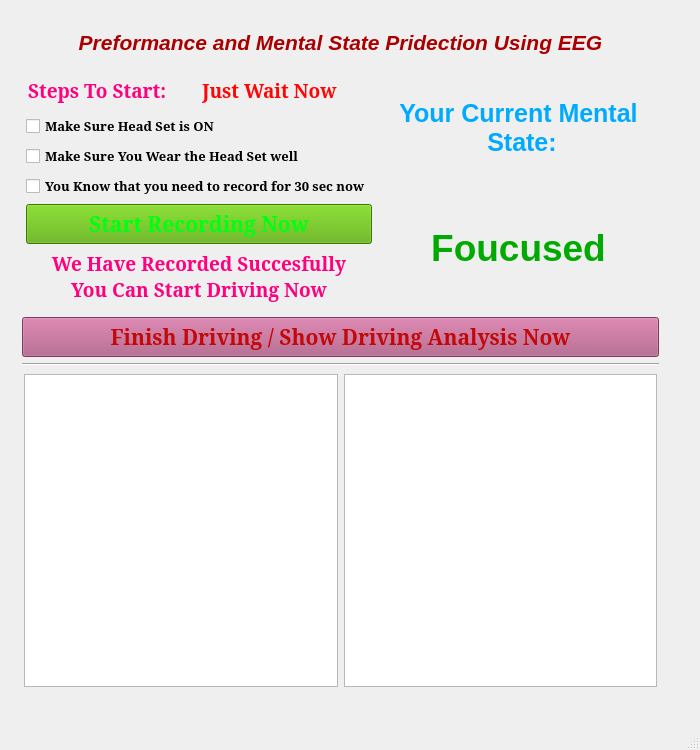
<?xml version="1.0" encoding="UTF-8"?>
<ui version="4.0">
 <class>MainWindow</class>
 <widget class="QMainWindow" name="MainWindow">
  <property name="geometry">
   <rect>
    <x>0</x>
    <y>0</y>
    <width>700</width>
    <height>750</height>
   </rect>
  </property>
  <property name="minimumSize">
   <size>
    <width>700</width>
    <height>750</height>
   </size>
  </property>
  <property name="maximumSize">
   <size>
    <width>700</width>
    <height>753</height>
   </size>
  </property>
  <property name="font">
   <font>
    <family>MS Serif</family>
    <pointsize>14</pointsize>
    <weight>75</weight>
    <bold>true</bold>
   </font>
  </property>
  <property name="windowTitle">
   <string>MainWindow</string>
  </property>
  <widget class="QWidget" name="centralwidget">
   <property name="minimumSize">
    <size>
     <width>700</width>
     <height>700</height>
    </size>
   </property>
   <property name="maximumSize">
    <size>
     <width>700</width>
     <height>700</height>
    </size>
   </property>
   <widget class="QWidget" name="">
    <property name="geometry">
     <rect>
      <x>10</x>
      <y>10</y>
      <width>661</width>
      <height>691</height>
     </rect>
    </property>
    <layout class="QGridLayout" name="gridLayout_5" columnstretch="0">
     <property name="leftMargin">
      <number>10</number>
     </property>
     <property name="topMargin">
      <number>10</number>
     </property>
     <property name="rightMargin">
      <number>10</number>
     </property>
     <property name="bottomMargin">
      <number>10</number>
     </property>
     <item row="0" column="0">
      <layout class="QGridLayout" name="gridLayout_3">
       <property name="leftMargin">
        <number>2</number>
       </property>
       <property name="topMargin">
        <number>2</number>
       </property>
       <property name="rightMargin">
        <number>2</number>
       </property>
       <property name="bottomMargin">
        <number>2</number>
       </property>
       <item row="0" column="0">
        <widget class="QLabel" name="The_GUI_LABLE">
         <property name="minimumSize">
          <size>
           <width>511</width>
           <height>41</height>
          </size>
         </property>
         <property name="font">
          <font>
           <family>MS Sans Serif</family>
           <pointsize>16</pointsize>
           <weight>75</weight>
           <italic>true</italic>
           <bold>true</bold>
          </font>
         </property>
         <property name="styleSheet">
          <string notr="true">color: rgb(170, 0, 0);</string>
         </property>
         <property name="text">
          <string>Preformance and Mental State Pridection Using EEG</string>
         </property>
         <property name="alignment">
          <set>Qt::AlignCenter</set>
         </property>
        </widget>
       </item>
       <item row="1" column="0">
        <layout class="QGridLayout" name="gridLayout_2">
         <property name="leftMargin">
          <number>2</number>
         </property>
         <property name="topMargin">
          <number>2</number>
         </property>
         <property name="rightMargin">
          <number>2</number>
         </property>
         <property name="bottomMargin">
          <number>2</number>
         </property>
         <item row="0" column="0">
          <layout class="QVBoxLayout" name="verticalLayout">
           <property name="leftMargin">
            <number>2</number>
           </property>
           <property name="topMargin">
            <number>2</number>
           </property>
           <property name="rightMargin">
            <number>2</number>
           </property>
           <property name="bottomMargin">
            <number>2</number>
           </property>
           <item>
            <layout class="QGridLayout" name="gridLayout">
             <property name="leftMargin">
              <number>2</number>
             </property>
             <property name="topMargin">
              <number>2</number>
             </property>
             <property name="rightMargin">
              <number>2</number>
             </property>
             <property name="bottomMargin">
              <number>2</number>
             </property>
             <item row="0" column="0">
              <widget class="QLabel" name="GUI_Steps_to_Start">
               <property name="minimumSize">
                <size>
                 <width>131</width>
                 <height>31</height>
                </size>
               </property>
               <property name="font">
                <font>
                 <family>MS Serif</family>
                 <pointsize>14</pointsize>
                 <weight>75</weight>
                 <bold>true</bold>
                </font>
               </property>
               <property name="styleSheet">
                <string notr="true">color: rgb(255, 0, 127);</string>
               </property>
               <property name="lineWidth">
                <number>0</number>
               </property>
               <property name="text">
                <string>Steps To Start:</string>
               </property>
              </widget>
             </item>
             <item row="0" column="1">
              <widget class="QLabel" name="JustWaitNow">
               <property name="minimumSize">
                <size>
                 <width>131</width>
                 <height>31</height>
                </size>
               </property>
               <property name="font">
                <font>
                 <family>MS Serif</family>
                 <pointsize>14</pointsize>
                 <weight>75</weight>
                 <bold>true</bold>
                </font>
               </property>
               <property name="styleSheet">
                <string notr="true">color: rgb(255, 6, 6);</string>
               </property>
               <property name="lineWidth">
                <number>0</number>
               </property>
               <property name="text">
                <string>Just Wait Now</string>
               </property>
              </widget>
             </item>
            </layout>
           </item>
           <item>
            <widget class="QCheckBox" name="GUI_CHECK_1">
             <property name="minimumSize">
              <size>
               <width>181</width>
               <height>17</height>
              </size>
             </property>
             <property name="font">
              <font>
               <pointsize>10</pointsize>
              </font>
             </property>
             <property name="text">
              <string>Make Sure Head Set is ON</string>
             </property>
            </widget>
           </item>
           <item>
            <widget class="QCheckBox" name="GUI_CHECK_2">
             <property name="minimumSize">
              <size>
               <width>251</width>
               <height>17</height>
              </size>
             </property>
             <property name="font">
              <font>
               <pointsize>10</pointsize>
              </font>
             </property>
             <property name="text">
              <string>Make Sure You Wear the Head Set well</string>
             </property>
            </widget>
           </item>
           <item>
            <widget class="QCheckBox" name="GUI_CHECK_3">
             <property name="minimumSize">
              <size>
               <width>251</width>
               <height>17</height>
              </size>
             </property>
             <property name="font">
              <font>
               <pointsize>10</pointsize>
              </font>
             </property>
             <property name="text">
              <string>You Know that you need to record for 30 sec now</string>
             </property>
            </widget>
           </item>
           <item>
            <widget class="QPushButton" name="StartRecordingBtn">
             <property name="minimumSize">
              <size>
               <width>306</width>
               <height>40</height>
              </size>
             </property>
             <property name="font">
              <font>
               <pointsize>16</pointsize>
               <weight>75</weight>
               <bold>true</bold>
              </font>
             </property>
             <property name="styleSheet">
              <string notr="true">background-color: rgb(85, 170, 0);
color: rgb(0, 255, 17);</string>
             </property>
             <property name="text">
              <string>Start Recording Now</string>
             </property>
            </widget>
           </item>
           <item>
            <widget class="QLabel" name="RecordingFinished">
             <property name="enabled">
              <bool>false</bool>
             </property>
             <property name="minimumSize">
              <size>
               <width>131</width>
               <height>51</height>
              </size>
             </property>
             <property name="font">
              <font>
               <family>MS Serif</family>
               <pointsize>14</pointsize>
               <weight>75</weight>
               <bold>true</bold>
              </font>
             </property>
             <property name="styleSheet">
              <string notr="true">color: rgb(255, 0, 127);</string>
             </property>
             <property name="lineWidth">
              <number>0</number>
             </property>
             <property name="text">
              <string>We Have Recorded Succesfully 
You Can Start Driving Now</string>
             </property>
             <property name="alignment">
              <set>Qt::AlignCenter</set>
             </property>
            </widget>
           </item>
          </layout>
         </item>
         <item row="0" column="1">
          <layout class="QVBoxLayout" name="verticalLayout_2">
           <item>
            <widget class="QLabel" name="NotImportantLable">
             <property name="enabled">
              <bool>false</bool>
             </property>
             <property name="minimumSize">
              <size>
               <width>251</width>
               <height>81</height>
              </size>
             </property>
             <property name="font">
              <font>
               <family>MS Sans Serif</family>
               <pointsize>19</pointsize>
               <weight>75</weight>
               <italic>false</italic>
               <bold>true</bold>
              </font>
             </property>
             <property name="styleSheet">
              <string notr="true">color: rgb(0, 170, 255);</string>
             </property>
             <property name="lineWidth">
              <number>0</number>
             </property>
             <property name="text">
              <string>Your Current Mental
 State:</string>
             </property>
             <property name="alignment">
              <set>Qt::AlignCenter</set>
             </property>
            </widget>
           </item>
           <item>
            <widget class="QLabel" name="MentalStatePart">
             <property name="enabled">
              <bool>false</bool>
             </property>
             <property name="minimumSize">
              <size>
               <width>251</width>
               <height>81</height>
              </size>
             </property>
             <property name="font">
              <font>
               <family>MS Sans Serif</family>
               <pointsize>28</pointsize>
               <weight>75</weight>
               <italic>false</italic>
               <bold>true</bold>
              </font>
             </property>
             <property name="styleSheet">
              <string notr="true">color: rgb(0, 170, 0);</string>
             </property>
             <property name="lineWidth">
              <number>0</number>
             </property>
             <property name="text">
              <string>Foucused</string>
             </property>
             <property name="alignment">
              <set>Qt::AlignCenter</set>
             </property>
            </widget>
           </item>
          </layout>
         </item>
        </layout>
       </item>
      </layout>
     </item>
     <item row="1" column="0">
      <layout class="QVBoxLayout" name="verticalLayout_3">
       <property name="leftMargin">
        <number>2</number>
       </property>
       <property name="topMargin">
        <number>2</number>
       </property>
       <property name="rightMargin">
        <number>2</number>
       </property>
       <property name="bottomMargin">
        <number>2</number>
       </property>
       <item>
        <widget class="QPushButton" name="EndDrivingBTN">
         <property name="minimumSize">
          <size>
           <width>306</width>
           <height>40</height>
          </size>
         </property>
         <property name="font">
          <font>
           <pointsize>16</pointsize>
           <weight>75</weight>
           <bold>true</bold>
          </font>
         </property>
         <property name="styleSheet">
          <string notr="true">background-color: rgb(170, 85, 127);
color: rgb(194, 8, 8);</string>
         </property>
         <property name="text">
          <string>Finish Driving / Show Driving Analysis Now</string>
         </property>
        </widget>
       </item>
       <item>
        <widget class="Line" name="line">
         <property name="orientation">
          <enum>Qt::Horizontal</enum>
         </property>
        </widget>
       </item>
       <item>
        <layout class="QGridLayout" name="gridLayout_4">
         <property name="leftMargin">
          <number>2</number>
         </property>
         <property name="topMargin">
          <number>2</number>
         </property>
         <property name="rightMargin">
          <number>2</number>
         </property>
         <property name="bottomMargin">
          <number>2</number>
         </property>
         <item row="0" column="0">
          <widget class="QGraphicsView" name="graphicsView_1">
           <property name="minimumSize">
            <size>
             <width>300</width>
             <height>300</height>
            </size>
           </property>
          </widget>
         </item>
         <item row="0" column="1">
          <widget class="QGraphicsView" name="graphicsView_2">
           <property name="minimumSize">
            <size>
             <width>300</width>
             <height>300</height>
            </size>
           </property>
          </widget>
         </item>
        </layout>
       </item>
      </layout>
     </item>
    </layout>
   </widget>
   <zorder>The_GUI_LABLE</zorder>
   <zorder>GUI_CHECK_1</zorder>
   <zorder>GUI_Steps_to_Start</zorder>
   <zorder>GUI_CHECK_2</zorder>
   <zorder>StartRecordingBtn</zorder>
   <zorder>GUI_CHECK_3</zorder>
   <zorder>RecordingFinished</zorder>
   <zorder>NotImportantLable</zorder>
   <zorder>JustWaitNow</zorder>
   <zorder>MentalStatePart</zorder>
   <zorder>EndDrivingBTN</zorder>
   <zorder>graphicsView_1</zorder>
   <zorder>graphicsView_2</zorder>
   <zorder>line</zorder>
  </widget>
  <widget class="QMenuBar" name="menubar">
   <property name="geometry">
    <rect>
     <x>0</x>
     <y>0</y>
     <width>700</width>
     <height>27</height>
    </rect>
   </property>
  </widget>
  <widget class="QStatusBar" name="statusbar"/>
 </widget>
 <resources/>
 <connections/>
</ui>
